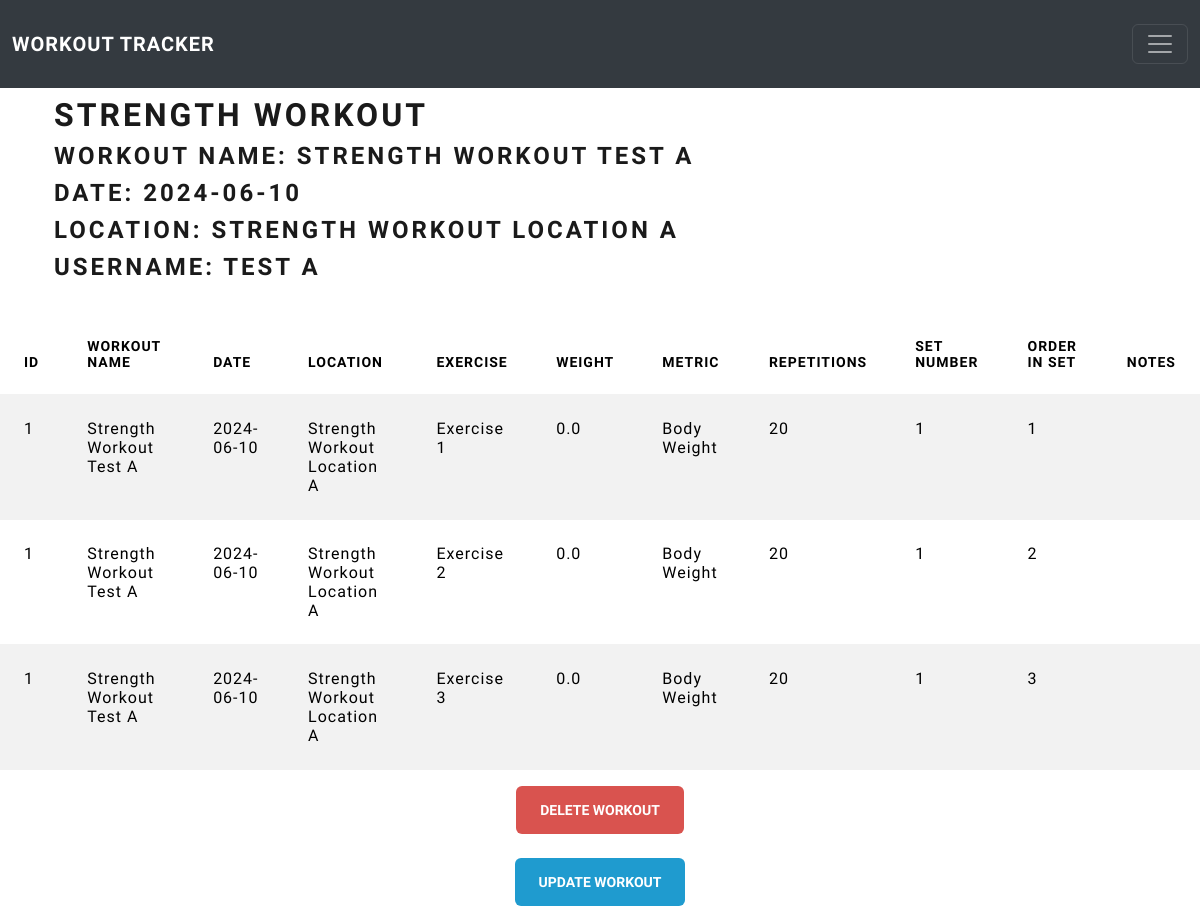
The app's page /view_single_strength_workout/1/1 (signed in) with its own data.
### workouts/models.py (models this page shows, shortened)
class StrengthTraining(db.Model):
    __tablename__ = 'strength_training'
    users = db.relationship(User)
    id = db.Column(db.Integer, primary_key=True)
    user_id = db.Column(db.Integer, db.ForeignKey('users.id'), nullable=False)
    workout_name = db.Column(db.String(140), nullable=False)
    date = db.Column(db.Date, nullable=False, default=datetime.utcnow)
    location = db.Column(db.String, nullable=False)
    exercise = db.Column(db.String(140), nullable=False)
    weight = db.Column(db.Float, nullable=False)
    metric = db.Column(db.String, nullable=False)
    repetitions = db.Column(db.Integer, nullable=False)
    set_number = db.Column(db.Integer, nullable=False)
    order_in_set = db.Column(db.Integer, nullable=False)
    notes = db.Column(db.Text, nullable=False)
    exercise_count = db.Column(db.Integer, nullable=False)
    set_count = db.Column(db.Integer, nullable=False)
    sub_id = db.Column(db.Integer, nullable=False)

class User(db.Model, UserMixin):
    __tablename__ = 'users'
    id = db.Column(db.Integer, primary_key=True)
    email = db.Column(db.String(64), unique=True, index=True)
    username = db.Column(db.String(64), unique=True, index=True)
    password_hash = db.Column(db.String(128))
    strength_workouts_sub = db.relationship('StrengthTrainingSub', backref='athlete', lazy=True)
    strength_workouts = db.relationship('StrengthTraining', backref='athlete', lazy=True)
    cardio_workouts_sub = db.relationship('CardioTrainingSub', backref='athlete', lazy=True)
    cardio_workouts = db.relationship('CardioTraining', backref='athlete', lazy=True)
    recovery_questions = db.relationship('RecoveryQuestions', backref='athlete', lazy=True)

### workouts/strength_training/views.py (the view)
@strength_training.route('/view_single_strength_workout/<int:strength_workout_id>/<int:strength_user_id>')
def single_strength_workout(strength_workout_id, strength_user_id):
    strength_workout = StrengthTraining.query.filter_by(sub_id=strength_workout_id).filter_by(user_id=strength_user_id).all()
    table_username = User.query.filter_by(id=strength_user_id).first().username
    enable_edit = strength_workout[0].user_id == current_user.id
    return render_template('view_single_strength_workout.html',
                           strength_workout=strength_workout,
                           enable_edit=enable_edit,
                           table_username=table_username)

### workouts/models.py (called while the page is built)
@login_manager.user_loader
def load_user(user_id):
    return User.query.get(user_id)

### workouts/templates/view_single_strength_workout.html (shortened to what this page needs)
{% extends "base.html" %}
{% block content %}
    <div class="container">
    <h1>Strength Workout</h1>
    <h3>Workout Name: {{strength_workout[0].workout_name}}</h3>
    <h3>Date: {{strength_workout[0].date}}</h3>
    <h3>Location: {{strength_workout[0].location}}</h3>
    <h3>Username: {{table_username}}</h3>
    </div>
    </div>
    <br>
    <div class="table-responsive">
    <table id="data" class="table table-striped">
        <thead>
            <tr>
                <th>ID</th>
                <th>Workout Name</th>
                <th>Date</th>
                <th>Location</th>
                <th>Exercise</th>
                <th>Weight</th>
                <th>Metric</th>
                <th>Repetitions</th>
                <th>Set Number</th>
                <th>Order In Set</th>
                <th>Notes</th>
            </tr>
        </thead>
        <tbody>
            {% for exercise_set in strength_workout %}
            <tr>
                <td>{{ exercise_set.sub_id }}</td>
                <td>{{ exercise_set.workout_name }}</td>
                <td>{{ exercise_set.date }}</td>
                <td>{{ exercise_set.location }}</td>
                <td>{{ exercise_set.exercise }}</td>
                <td>{{ exercise_set.weight }}</td>
                <td>{{ exercise_set.metric }}</td>
                <td>{{ exercise_set.repetitions }}</td>
                <td>{{ exercise_set.set_number }}</td>
                <td>{{ exercise_set.order_in_set }}</td>
                <td>{{ exercise_set.notes }}</td>
            </tr>
            {% endfor %}
        </tbody>
    </table>
    </div>
    {% if enable_edit %}
    <div style="display: flex; justify-content: center; align-items: center;">
    <button type="button" class="btn btn-danger" data-bs-toggle="modal" data-bs-target="#delWorkout">
    Delete Workout
    </button>
    </div>
    <br>
    <div style="display: flex; justify-content: center; align-items: center;">
    <button type="button" class="btn btn-info" data-bs-toggle="modal" data-bs-target="#updateWorkout">
    Update Workout
    </button>
    </div>
    {% endif %}
{% endblock %}

### records on screen
StrengthTraining: workout_name "STRENGTH WORKOUT TEST A", date "2024-06-10", location "STRENGTH WORKOUT LOCATION A", sub_id "1", workout_name "Strength Workout Test A", location "Strength Workout Location A", exercise "Exercise 1", weight "0.0", metric "Body Weight", repetitions "20", set_number "1", order_in_set "1"
User: username "TEST A"
StrengthTraining: sub_id "1", workout_name "Strength Workout Test A", date "2024-06-10", location "Strength Workout Location A", exercise "Exercise 2", weight "0.0", metric "Body Weight", repetitions "20", set_number "1", order_in_set "2"
StrengthTraining: sub_id "1", workout_name "Strength Workout Test A", date "2024-06-10", location "Strength Workout Location A", exercise "Exercise 3", weight "0.0", metric "Body Weight", repetitions "20", set_number "1", order_in_set "3"
